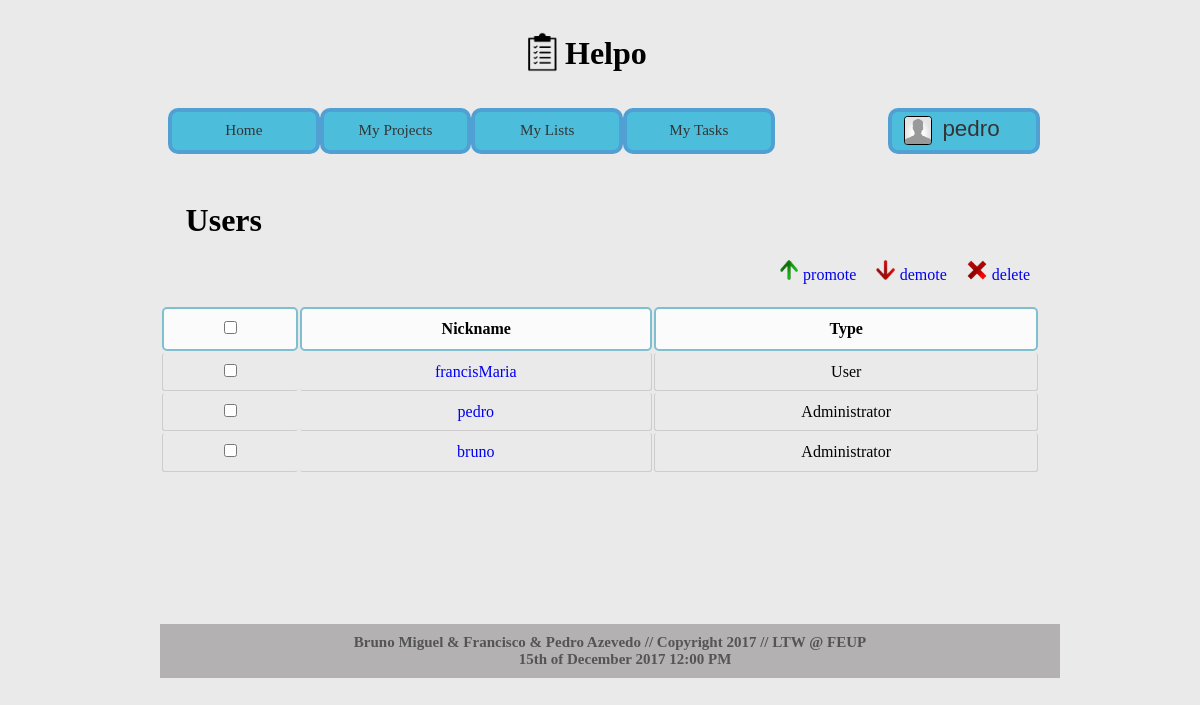
The app's page /users_page.php (signed in), older data.
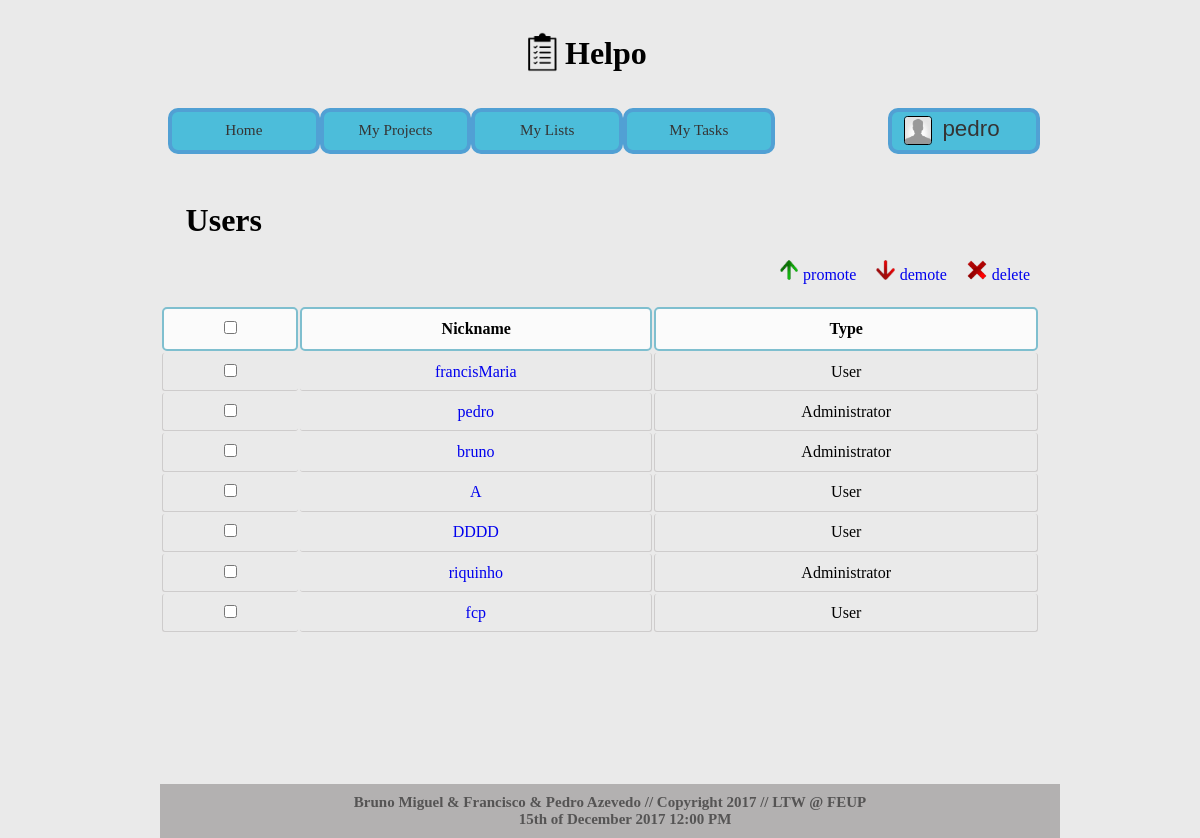
The same page, newer data.
### tables this page shows
CREATE TABLE users (
	USER_ID  	INTEGER PRIMARY KEY AUTOINCREMENT,
	ROLE 		INTEGER,
	USERNAME 	VARCHAR(30) NOT NULL,
	PASSWORD 	VARCHAR(30) NOT NULL,
	EMAIL 		TEXT NOT NULL,
	FIRST_NAME	VARCHAR(30) NOT NULL,
	LAST_NAME 	VARCHAR(70) NOT NULL,
	BDAY		INTEGER NOT NULL,
	BMONTH		TEXT NOT NULL,
	BYEAR		INTEGER NOT NULL,
	IMG_NAME	TEXT
);

### database/db.php (called while the page is built, shortened)
<?php
    class Database {
        private $database;
        public function __construct($sqlite_file_path) {
            try {
                $this->base_path = $_SERVER['SERVER_NAME'] . $_SERVER['PHP_SELF'];
                $this->database = new PDO('sqlite:' . $sqlite_file_path);
                $this->database->setAttribute(PDO::ATTR_ERRMODE, PDO::ERRMODE_EXCEPTION);
            }
            catch (PDOException $e) {
                echo 'Connection to database failed: ' . $e->getMessage();
            }
        }
		public function get_users() {
			$statement = $this->database->prepare('SELECT * FROM users');
			$statement->execute();
			return $statement->fetchAll();
		  }
    }
?>

### templates/html_list_users.php (the view, shortened to what this page needs)
<form>
  <table class="list userslist" id="<? echo $users_section; ?>table">
    <tr>
      <td><input class="checkboxcontrol" type="checkbox"/></td>
      <td>Nickname</td>
      <td>Type</td>
    </tr><?
    foreach ($users_list as $user) {
      echo '<tr>';
      echo '<td><input id="' . $user['USER_ID'] . '" type="checkbox"/></td>';
      echo '<td><a href="profile_page.php?id=' . $user['USER_ID'] . '">' . $user['USERNAME'] . '</a></td>';
      echo '<td id="usertype">';
      switch ($user['ROLE']) {
        case 1:
          echo 'Administrator';
          break;
        case 3:
          echo 'User';
          break;
      }
      echo '</td>';
      echo '</tr>';
    }
?></table>
</form>

### users_page.php (shortened to what this page needs)
<?php
if (isset($_SESSION['loggedin']) && ($_SESSION['usertype'] == 1)) {
  require_once('./database/db.php');
  $db = new Database('./database/helpo.db');
  $users_list = $db->get_users();
  $users_section = "users";
  require_once('./templates/html_header.php');
  echo '<div id="users">';
  echo '<h1>Users</h1>';
  echo '<div id="userscontent">';
  echo '<a href="#"><div class="button" id="delete"><img src="./images/delete-icon.png"/>delete</div></a>';
  echo '<a href="#"><div class="button" id="demote"><img src="./images/down-arrow.png"/>demote</div></a>';
  echo '<a href="#"><div class="button" id="promote"><img src="./images/up-arrow.png"/>promote</div></a>';
  require_once('./templates/html_list_users.php');
  echo '</div>';
  echo '</div>';
  require_once('./templates/html_footer.php');
} else {
  header('Location: ./index.php');
}

### templates/html_header.php (shortened to what this page needs)
<?php
   require_once('database/db.php');
?>
<!DOCTYPE html>
  <html>
    <head>
      <link rel="stylesheet" href="css/profile_header.css">
    </head>
    <body>
        <header>
            <div id="logo">
                <a href="home.php"> <img src="images/todolist.png" alt="Logo" /> </a>
            </div>
            <h1><a href="home.php">Helpo</a></h1>
        </header>
        <section id="menu">
          <div id="options">
            <?
              echo '<a href="home.php?id=' . $_SESSION['userid'] .'"><div class="text">Home</div></a>';
              echo '<a href="projects.php?id=' . $_SESSION['userid'] .'"><div class="text">My Projects</div></a>';
              echo '<a href="todolists.php?id=' . $_SESSION['userid'] .'"><div class="text">My Lists</div></a>';
              echo '<a href="mytasks.php?id=' . $_SESSION['userid'] .'"><div class="text">My Tasks</div></a>';
            ?>
          </div>
          <div id="theUser">
            <?
              if (isset($_SESSION['loggedin']))
              {
                echo '<div id="usershow"><a href="profile_page.php?id='. $_SESSION['userid'] . '">';
                if ($_SESSION['useravatar'] != NULL) {
                    echo '<img class="mini_avatar" src=" ./templates/actions/userspics/'. $_SESSION['username'] . '.png"/>';
                } else {
                    echo '<img class="mini_avatar" src="images/default-avatar.png"/>';
                }
                ?></a><?
                echo '<a href="profile_page.php?id='. $_SESSION['userid'] . '">';
                echo '<div class="text">' . $_SESSION['username'] . '</div></a>';
                echo '<div id="usermenu">';
                echo '<a href="./templates/actions/action_logout.php"><p> Log out </p></a></div></div>';
              }else {?>
              <?}?>
          </div>
        </section>

### templates/html_footer.php (shortened to what this page needs)
    <div id="footer">
      Bruno Miguel & Francisco & Pedro Azevedo // Copyright 2017 // LTW @ FEUP
      <?echo '<div class="text dateheader">' . date('jS \of F Y h:i A') . '</div>'; ?>
    </div>
  </body>
</html>

### css/profile_header.css (style rules this page uses)
* { margin: 0px; font-family: Trebuchet MS; }
body { margin: 2em 10em 3em 10em; background-color: #eaeaea; position: relative; }
body > header { margin-left: auto; margin-right: auto; width: 10em; margin-bottom: 2em; }
body > header img { width: 45px; height: 40px; }
body > header a { color: black; text-decoration: none; }
body > header { display: flex; }
body > header > h1 { flex: 0.15; margin: 0em; padding-top: 0.1em; }
div.dateheader { margin-left: 30px; }
.button img { height: 20px; margin-right: 5px; }
.button { float: right; padding: 0px 10px; padding-top: 5px; vertical-align: top; }
.list { width: 100%; float: left; margin-top: 5px; }
.list tr td { padding: 5px 10px; }
.list tr:first-child td { font-weight: bold; background-color: rgba(255, 255, 255, 0.8); }
.list tr:not(:first-child) td { border-bottom: 1px gray solid; }
#menu { margin-top: 1em; padding-left: 0.5em; padding-bottom: 1em; margin-left: 0em; margin-bottom: 2em; display: grid; grid-template-rows: [top] auto [bottom]; grid-template-columns: [left] 8fr [frstmiddle] 1.5fr [sndmiddle] 2fr [right]; }
#menu div#theUser { grid-area: top / sndmiddle / bottom / right; }
#menu div#theUser div#usershow { font-size: 1.4em; padding:0.2em; display:flex; background-color: #4cbdda; border-style: solid; border-width: 4px; border-radius: 10px; border-color: #51a0d4; padding-left: 0.5em; }
#menu div#theUser div#usershow a { color:#353434; text-decoration: none; }
#menu div#theUser div#usershow img { width: 1.2em; }
#usershow .text { padding-top: 0px !important; padding-left: 0px !important; padding-right: 0px !important; font-family: 'Gill Sans', 'Gill Sans MT', Calibri, 'Trebuchet MS', sans-serif; }
img.mini_avatar { width: 36px; position: relative; clip: rect(0px, 40px, 40px, 0px); float: left; border: 1.3px double #000000; border-radius: 3.5px; margin-right: 10px; }
#menu > div#options { grid-area: top / left / bottom / frstmiddle; display: flex; }
#menu > div#options > a { font-family: 'Gill Sans', 'Gill Sans MT', Calibri, 'Trebuchet MS', sans-serif; color: #353434; background-color: #4cbdda; text-decoration: none; margin-bottom: 0em; flex: 2; padding: 0.6em; font-size: 0.95em; text-align: center; border-style: solid; border-width: 4px; border-radius: 10px; border-color: #51a0d4; flex: 2; display: block; transition: background-color 1s, transform 1s; }
#users > h1 { padding-left: 0.8em; margin-bottom: 0.5em; }
#users form table { margin-top: 1.3em; }
#users form table tr td { text-align: center; padding: 0.6em; margin-bottom: 0em; border-style: solid; border-radius: 3px; border-bottom-width: 0.02em; border-left-width: 0.02em; border-width: 0em 0.02em 0.02em 0.02em; border-color: #cecccc; }
#users form table tr td:nth-of-type(2) { border-left-width: 0em; }
#users form table tr td:nth-of-type(1) { border-right-width: 0em; }
#users form table a { text-decoration: none; }
#users form table tr:first-child td { text-align: center; padding: 0.7em; border-radius: 5px; border-style: solid; border-color: #7fbfcf; border-width: 0.18em; margin-bottom: 2em; }
div#footer { width: 900px; float: left; background-color: #b3b1b1; color: #555454; margin-top: 10em; text-align: center; padding: 10px 0px; font-weight: bold; font-size: 15px; }

Row changes from the older to the newer data that the page shows:
added users: USERNAME "A", ROLE "User"
added users: USERNAME "DDDD", ROLE "User"
added users: USERNAME "riquinho", ROLE "Administrator"
added users: USERNAME "fcp", ROLE "User"
